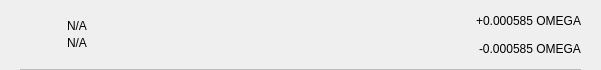
<?xml version="1.0" encoding="UTF-8"?>
<ui version="4.0">
 <class>TxRow</class>
 <widget class="QWidget" name="TxRow">
  <property name="geometry">
   <rect>
    <x>0</x>
    <y>0</y>
    <width>601</width>
    <height>70</height>
   </rect>
  </property>
  <property name="minimumSize">
   <size>
    <width>0</width>
    <height>40</height>
   </size>
  </property>
  <property name="windowTitle">
   <string>Form</string>
  </property>
  <layout class="QVBoxLayout" name="verticalLayout_3">
   <property name="spacing">
    <number>0</number>
   </property>
   <property name="leftMargin">
    <number>0</number>
   </property>
   <property name="topMargin">
    <number>0</number>
   </property>
   <property name="rightMargin">
    <number>0</number>
   </property>
   <property name="bottomMargin">
    <number>0</number>
   </property>
   <item>
    <widget class="QWidget" name="rowContainer" native="true">
     <layout class="QVBoxLayout" name="verticalLayout_2">
      <property name="spacing">
       <number>9</number>
      </property>
      <property name="leftMargin">
       <number>20</number>
      </property>
      <property name="topMargin">
       <number>9</number>
      </property>
      <property name="rightMargin">
       <number>20</number>
      </property>
      <property name="bottomMargin">
       <number>0</number>
      </property>
      <item>
       <widget class="QFrame" name="frame">
        <property name="styleSheet">
         <string notr="true">border:none;</string>
        </property>
        <property name="frameShape">
         <enum>QFrame::StyledPanel</enum>
        </property>
        <property name="frameShadow">
         <enum>QFrame::Raised</enum>
        </property>
        <layout class="QHBoxLayout" name="horizontalLayout" stretch="0,2,0">
         <property name="leftMargin">
          <number>0</number>
         </property>
         <property name="topMargin">
          <number>0</number>
         </property>
         <property name="rightMargin">
          <number>0</number>
         </property>
         <property name="bottomMargin">
          <number>0</number>
         </property>
         <item>
          <widget class="QPushButton" name="icon">
           <property name="focusPolicy">
            <enum>Qt::NoFocus</enum>
           </property>
           <property name="styleSheet">
            <string notr="true">border:none;</string>
           </property>
           <property name="text">
            <string/>
           </property>
           <property name="iconSize">
            <size>
             <width>28</width>
             <height>28</height>
            </size>
           </property>
          </widget>
         </item>
         <item>
          <layout class="QVBoxLayout" name="verticalLayout">
           <property name="spacing">
            <number>3</number>
           </property>
           <property name="leftMargin">
            <number>9</number>
           </property>
           <item>
            <widget class="QLabel" name="lblAddress">
             <property name="styleSheet">
              <string notr="true"/>
             </property>
             <property name="text">
              <string notr="true">N/A</string>
             </property>
             <property name="alignment">
              <set>Qt::AlignBottom|Qt::AlignLeading|Qt::AlignLeft</set>
             </property>
            </widget>
           </item>
           <item>
            <widget class="QLabel" name="lblDate">
             <property name="styleSheet">
              <string notr="true"/>
             </property>
             <property name="text">
              <string notr="true">N/A</string>
             </property>
             <property name="alignment">
              <set>Qt::AlignLeading|Qt::AlignLeft|Qt::AlignTop</set>
             </property>
            </widget>
           </item>
          </layout>
         </item>
         <item>
          <widget class="QWidget" name="containerAmounts" native="true">
           <property name="minimumSize">
            <size>
             <width>80</width>
             <height>0</height>
            </size>
           </property>
           <layout class="QVBoxLayout" name="verticalLayout_4">
            <property name="leftMargin">
             <number>0</number>
            </property>
            <property name="topMargin">
             <number>0</number>
            </property>
            <property name="rightMargin">
             <number>0</number>
            </property>
            <property name="bottomMargin">
             <number>0</number>
            </property>
            <item alignment="Qt::AlignRight">
             <widget class="QLabel" name="lblAmountTop">
              <property name="styleSheet">
               <string notr="true"/>
              </property>
              <property name="text">
               <string>+0.000585 OMEGA</string>
              </property>
             </widget>
            </item>
            <item alignment="Qt::AlignRight">
             <widget class="QLabel" name="lblAmountBottom">
              <property name="styleSheet">
               <string notr="true"/>
              </property>
              <property name="text">
               <string>-0.000585 OMEGA</string>
              </property>
             </widget>
            </item>
           </layout>
          </widget>
         </item>
        </layout>
       </widget>
      </item>
      <item>
       <widget class="QLabel" name="lblDivisory">
        <property name="minimumSize">
         <size>
          <width>0</width>
          <height>1</height>
         </size>
        </property>
        <property name="maximumSize">
         <size>
          <width>16777215</width>
          <height>1</height>
         </size>
        </property>
        <property name="styleSheet">
         <string notr="true">background-color:#bababa;</string>
        </property>
        <property name="text">
         <string/>
        </property>
        <property name="alignment">
         <set>Qt::AlignBottom|Qt::AlignLeading|Qt::AlignLeft</set>
        </property>
       </widget>
      </item>
     </layout>
    </widget>
   </item>
  </layout>
 </widget>
 <resources/>
 <connections/>
</ui>
